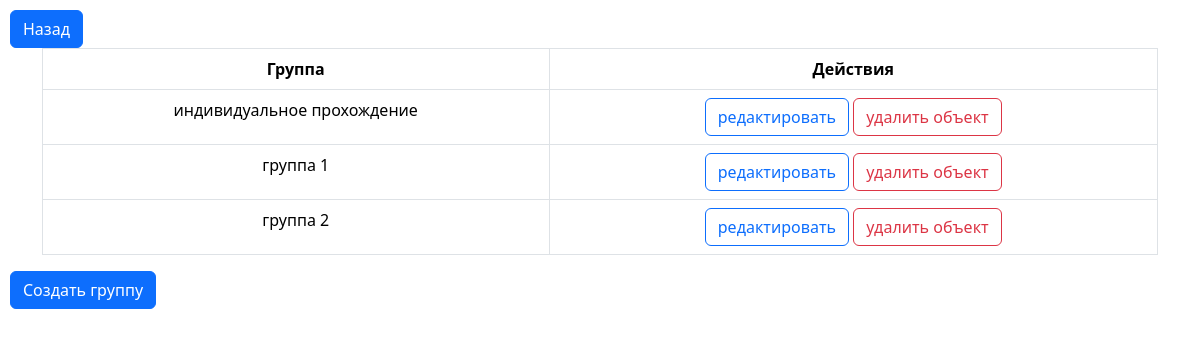
Screenshot of /local_admin/groups/ (signed in) with the database file from the repository.
### questionnaire/models.py (models this page shows, shortened)
class Group(models.Model):
    title = models.CharField(max_length=50)
    users = models.ManyToManyField(User, blank=True)
    show_results = models.BooleanField(default=True)
    num_competences_displayed = models.IntegerField(default=5)

### questionnaire/views.py (the view)
# urls.py: path('local_admin/groups/', views.group_list, name='group_list'),
@login_required
def group_list(request):
    groups = Group.objects.all()
    return render(request, 'groups/group_list.html', {'groups': groups})

### templates/groups/group_list.html (shortened to what this page needs)
{% load static %}
<!DOCTYPE html>
<html>
<head>
    <link rel="stylesheet" type="text/css" href="{% static 'css/bootstrap.min.css' %}">
    <link rel="stylesheet" type="text/css" href="{% static 'css/styles.css' %}">
    <link href="https://cdn.jsdelivr.net/npm/bootstrap@5.3.2/dist/css/bootstrap.min.css" rel="stylesheet">
</head>
<body>
<a href="{% url 'mini_admin'%}" class="btn btn-primary">Назад</a>
<div class="container text-center">
  <table class="table table-bordered">
    <thead>
      <tr>
        <th>Группа</th>
        <th>Действия</th>
      </tr>
    </thead>
    <tbody>
      {% for group in groups %}
      <tr>
        <td>{{ group.title }}</td>
        <td>
          <a href="{% url 'group_update' group.id %}" class="btn btn-outline-primary">редактировать</a>
          <a href="{% url 'group_delete' group.id %}" class="btn btn-outline-danger">удалить объект</a>
        </td>
      </tr>
      {% empty %}
      <tr>
        <td colspan="2">No groups found.</td>
      </tr>
      {% endfor %}
    </tbody>
  </table>
</div>
  <a href="{% url 'group_create' %}" class="btn btn-primary">Создать группу</a>
</body>
</html>

### static/css/styles.css (style rules this page uses)
body { font-family: 'Roboto', sans-serif; padding: 10px; }
th { background-color: #f8f9fa; border: 1px solid #dee2e6; text-align: center; }
td { border: 1px solid #dee2e6; text-align: center; padding: 8px; }

### rows the page displays
Group: title "индивидуальное прохождение"
Group: title "группа 1"
Group: title "группа 2"
